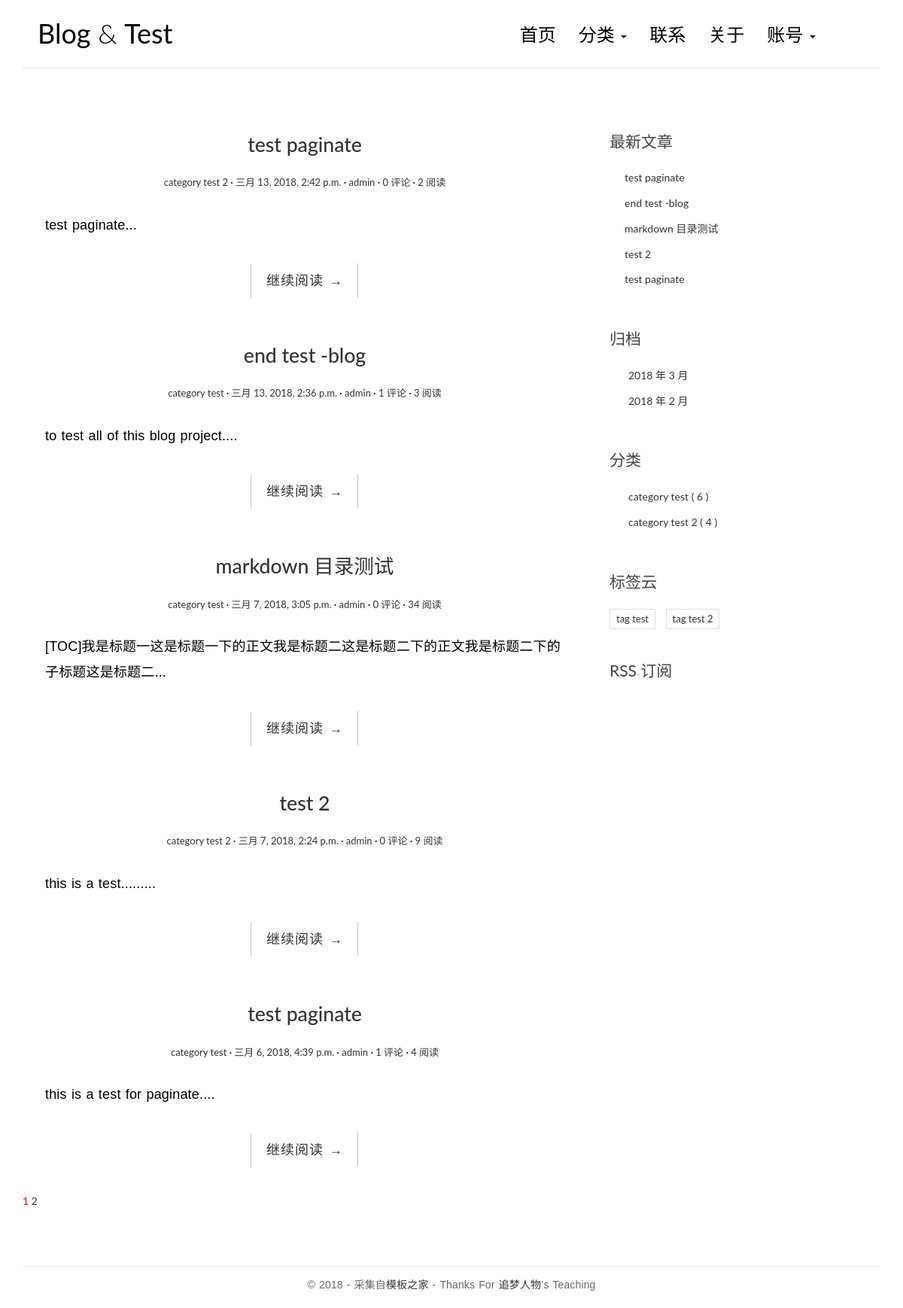
Before: / with the older database file.
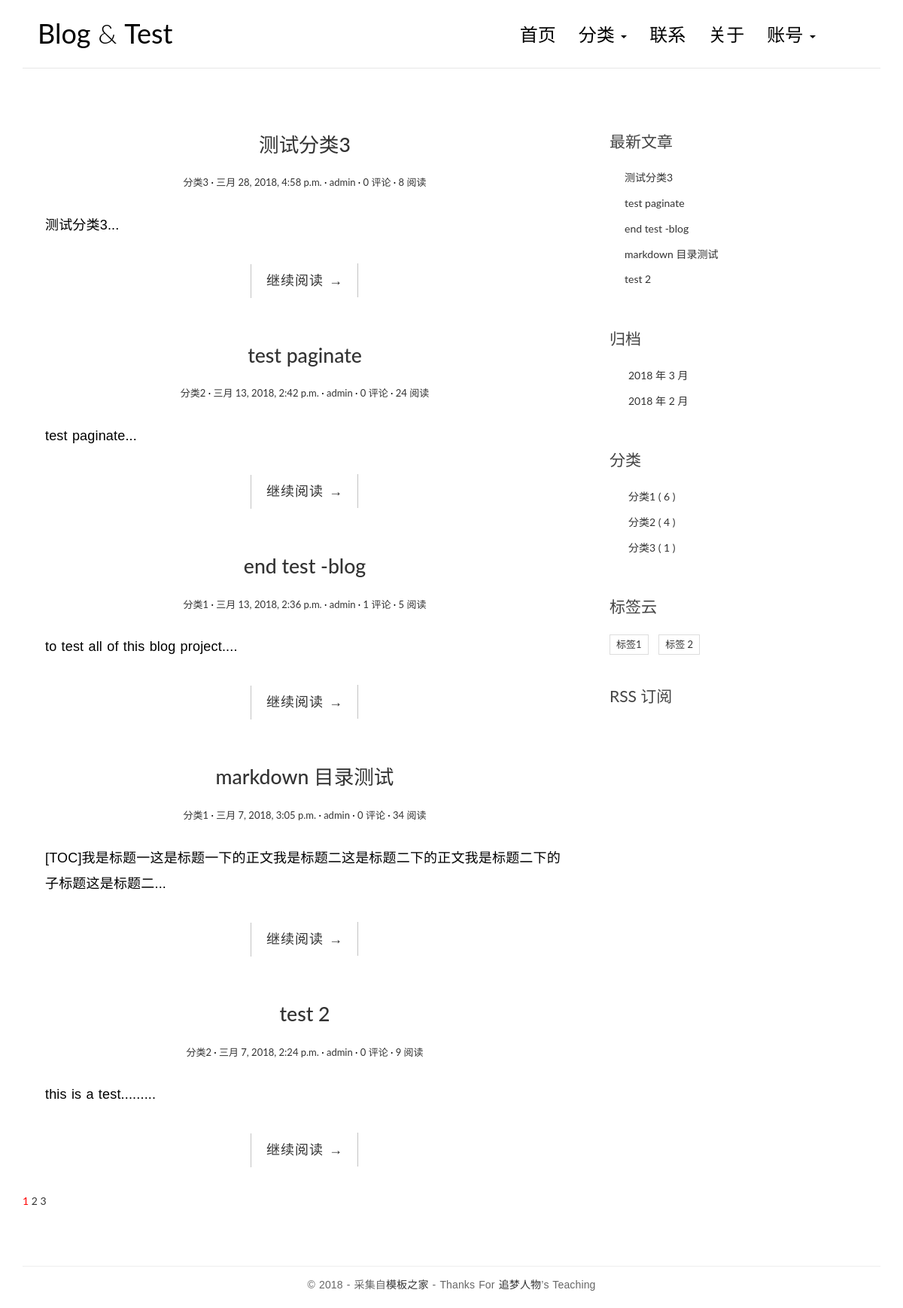
After: the same page with the newer database file.
### blog/models.py (models this page shows, shortened)
@python_2_unicode_compatible
class Post(models.Model):
    title = models.CharField(max_length=70,verbose_name='标题')
    body = models.TextField(verbose_name='正文')
    created_time = models.DateTimeField(verbose_name='创建时间')
    modified_time = models.DateTimeField(verbose_name='修改时间')
    excerpt = models.CharField(max_length=200, blank=True,verbose_name='摘要')
    category = models.ForeignKey(Category,verbose_name='类别')
    tags = models.ManyToManyField(Tag, blank=True,verbose_name='标签')
    author = models.ForeignKey(User,verbose_name='作者')
    views = models.PositiveIntegerField(default=0,verbose_name='浏览量')
    def get_absolute_url(self):
        return reverse('blog:detail', kwargs={'pk': self.pk})
    class Meta:
        ordering = ['-created_time']

@python_2_unicode_compatible
class Category(models.Model):
    name = models.CharField(max_length=100,verbose_name='类别名称')

@python_2_unicode_compatible
class Tag(models.Model):
    name = models.CharField(max_length=100,verbose_name='标签名称')

### blog/views.py (the view, shortened to what this page needs)
# urls.py: url(r'^$',views.IndexView.as_view(),name='index'),
class IndexView(ListView):
    model = Post
    template_name = 'blog/index.html'
    context_object_name = 'post_list'
    paginate_by = 5 #每页显示的文章数
    def get_context_data(self, **kwargs):
        context = super().get_context_data(**kwargs)
        paginator = context.get('paginator')
        page = context.get('page_obj')
        is_paginated = context.get('is_paginated')
        pagination_data = self.pagination_data(paginator, page, is_paginated)
        context.update(pagination_data)
        return context
    def pagination_data(self, paginator, page, is_paginated):
        if not is_paginated:
            return {}
        left = []
        right = []
        left_has_more = False
        right_has_more = False
        first = False
        last = False
        page_number = page.number
        total_pages = paginator.num_pages
        page_range = paginator.page_range
        if page_number == 1:
            right = page_range[page_number:page_number + 2]
            if right[-1] < total_pages - 1:
                right_has_more = True
            if right[-1] < total_pages:
                last = True
        elif page_number == total_pages:
            left = page_range[(page_number - 3) if (page_number - 3) > 0 else 0:page_number - 1]
            if left[0] > 2:
                left_has_more = True
            if left[0] > 1:
                first = True
        data = {
            'left': left,
            'right': right,
            'left_has_more': left_has_more,
            'right_has_more': right_has_more,
            'first': first,
            'last': last,
        }
        return data

### blog/templatetags/blog_tags.py (called while the page is built)
@register.simple_tag
def get_recent_posts(num=5):
    return Post.objects.all().order_by('-created_time')[:num]

@register.simple_tag
def archives():
    return Post.objects.dates('created_time','month',order='DESC')

@register.simple_tag
def get_categories():
    return Category.objects.annotate(num_posts=Count('post')).filter(num_posts__gt=0)

@register.simple_tag
def get_tags():
    return Tag.objects.annotate(num_posts=Count('post')).filter(num_posts__gt=0)

### templates/blog/index.html (shortened to what this page needs)
{% extends 'base.html' %}
{% block main %}
            	{% for post in post_list %}
                <article class="post post-{{ post.pk }}">
                    <header class="entry-header">
                        <h1 class="entry-title">
                            <a href="{{ post.get_absolute_url }}">{{ post.title }}</a>
                        </h1>
                        <div class="entry-meta">
                            <span class="post-category"><a href="{% url 'blog:category' post.category.pk %}">{{ post.category.name }}</a></span>
                            <span class="post-date"><a href="#"><time class="entry-date"
                                            datetime="{{ post.created_time }}">{{ post.created_time }}</time></a></span>
  													<span class="post-author"><a href="#">{{ post.author }}</a></span>
  													<span class="comments-link"><a href="{{ post.get_absolute_url }}#comment-area">{{ post.comment_set.count }} 评论</a></span>
  													<span class="views-count"><a href="{{ post.get_absolute_url }}">{{ post.views }} 阅读</a></span>
                        </div>
                    </header>
                    <div class="entry-content clearfix">
                        <p>{{ post.excerpt }}...</p>
                        <div class="read-more cl-effect-14">
                            <a href="{{ post.get_absolute_url }}" class="more-link">继续阅读 <span class="meta-nav">→</span></a>
                        </div>
                    </div>
                </article>
                {% empty %}
                	<div class="no-post">暂时还没有发布的文章！</div>
                {% endfor %}
                {% if is_paginated %}
								<div class="pagination">
  								<a href="?page={{ page_obj.number }}" style="color: red">{{ page_obj.number }}</a>
  								{% if right %}
   									{% for i in right %}
        							<a href="?page={{ i }}">{{ i }}</a>
    								{% endfor %}
  								{% endif %}
								</div>
								{% endif %}
{% endblock main %}

### templates/base.html (shortened to what this page needs)
{% load staticfiles %}
{% load blog_tags %}
<!DOCTYPE html>
<html>
<head>
    <link rel="stylesheet" href="http://code.ionicframework.com/ionicons/2.0.1/css/ionicons.min.css">
    <link rel="stylesheet" href="{% static 'blog/css/bootstrap.min.css' %}">
    <link rel="stylesheet" href="{% static 'blog/css/pace.css' %}">
    <link rel="stylesheet" href="{% static 'blog/css/custom.css' %}">
    <link rel="stylesheet" href="{% static 'blog/css/highlights/github.css' %}">
</head>
<body>
<div class="container">
    <header id="site-header">
        <div class="row">
            <div class="col-md-4 col-sm-5 col-xs-8">
                <div class="logo">
                    <h1><a href="{% url 'blog:index' %}"><b>Blog</b> &amp; <b>Test</b></a></h1>
                </div>
            </div>
            <div class="col-md-8 col-sm-7 col-xs-4">
                <nav class="main-nav" role="navigation">
                    <div class="collapse navbar-collapse" id="bs-example-navbar-collapse-1">
                        <ul class="nav navbar-nav navbar-right">
                            <li class="cl-effect-11"><a href="{% url 'blog:index' %}" data-hover="首页">首页</a></li>
														<li class="dropdown">
															<a href="#" class="cl-effect-11" data-toggle="dropdown" data-hover="分类">
																分类
																<b class="caret"></b>
															</a>
                    						{% get_categories as category_list %}
														</li>
                           <li class="cl-effect-11"><a href="{% url 'blog:contact' %}" data-hover="联系">联系</a></li>
                           <li class="cl-effect-11"><a href="{% url 'blog:about' %}" data-hover="关于">关于</a></li>
                           <li class="dropdown">
															<a href="#" class="cl-effect-11" data-toggle="dropdown">
																账号
																<b class="caret"></b>
															</a>
														</li>
                        </ul>
                    </div>
               </nav>
            </div>
        </div>
    </header>
</div>
<div class="content-body">
    <div class="container">
        <div class="row">
            <main class="col-md-8">
            	{% block main %}
            	{% endblock main %}
            </main>
            <aside class="col-md-4">
                <div class="widget widget-recent-posts">
                    <h3 class="widget-title">最新文章</h3>
                    {% get_recent_posts as recent_post_list %}
                    <ul>
                    	{% for post in recent_post_list %}
                        <li>
                            <a href="{{ post.get_absolute_url }}">{{ post.title }}</a>
                        </li>
                        {% empty %}
                        暂无文章！
                        {% endfor %}
                    </ul>
                </div>
                <div class="widget widget-archives">
                    <h3 class="widget-title">归档</h3>
                    {% archives as date_list %}
                    <ul>
                    	{% for date in date_list %}
                        <li>
                            <a href="{% url 'blog:archives' date.year date.month %}">{{ date.year }} 年 {{ date.month}} 月</a>
                        </li>
                        {% empty %}
                        暂无归档！
                        {% endfor %}
                    </ul>
                </div>
                <div class="widget widget-category">
                    <h3 class="widget-title">分类</h3>
                    {% get_categories as category_list %}
                    <ul>
                    	  {% for category in category_list %}
                        <li>
                            <a href="{% url 'blog:category' category.pk %}">{{ category.name }} <span class="post-count">( {{ category.num_posts }} )</span></a>
                        </li>
                        {% empty %}
                        暂无分类！
                        {% endfor %}
                    </ul>
                </div>
                <div class="widget widget-tag-cloud">
                    <h3 class="widget-title">标签云</h3>
                    {% get_tags as tag_list %}
                    <ul>
                    	{% for tag in tag_list  %}
                        <li>
                            <a href="{% url 'blog:tag' tag.pk %}">{{ tag.name }}</a>
                        </li>
                      {% empty %}
                      	暂无标签！
                      {% endfor %}
                    </ul>
                </div>
                <div class="rss">
                    <a href="{% url 'rss' %}"> RSS 订阅</a>
                </div>
            </aside>
        </div>
    </div>
</div>
<footer id="site-footer">
    <div class="container">
        <div class="row">
            <div class="col-md-12">
                <p class="copyright">&copy 2018 - 采集自<a href="http://www.cssmoban.com/"
                                                        target="_blank" title="模板之家">模板之家</a>
                    - Thanks For <a href="http://zmrenwu.com/" title="" target="_blank">追梦人物</a>’s Teaching
                </p>
            </div>
        </div>
    </div>
</footer>
</body>
</html>

### blog/static/blog/css/custom.css (style rules this page uses)
* { outline: none; }
h1, h2, h3, h4, h5, h6 { margin-top: 0; }
b { font-weight: 400; }
a { color: #333; }
body { color: #444; font-family: 'Lato', sans-serif; }
p { font-family: 'Ubuntu', sans-serif; font-weight: 400; word-spacing: 1px; letter-spacing: 0.01em; }
#site-header { background-color: #FFF; padding: 25px 20px; margin-bottom: 40px; border-bottom: 1px solid #e7e7e7; }
.logo h1 a { color: #000; }
.logo h1 { margin: 0; font-family: 'Lato', sans-serif; font-weight: 300; }
.main-nav { margin-top: 11px; max-width: 95%; }
.main-nav a { color: #000000 !important; padding: 0 0 5px 0 !important; margin-right: 30px; font-family: 'Lato', sans-serif; font-weight: 300; font-size: 24px; }
.cl-effect-11 a { padding: 10px 0; color: #0972b4; text-shadow: none; }
.cl-effect-11 a::before { position: absolute; top: 0; left: 0; overflow: hidden; padding: 0 0 5px 0 !important; max-width: 0; border-bottom: 1px solid #000; color: #000; content: attr(data-hover); white-space: nowrap; -webkit-transition: max-width 0.5s; -moz-transition: max-width 0.5s; transition: max-width 0.5s; }
.content-body { padding-bottom: 4em; }
.post { background: #fff; padding: 30px 30px 0; }
.entry-title { text-align: center; font-size: 1.9em; margin-bottom: 20px; line-height: 1.6; padding: 10px 20px 0; }
.entry-meta { text-align: center; color: #DDDDDD; font-size: 13px; margin-bottom: 30px; }
.entry-content { font-size: 18px; line-height: 1.9; font-weight: 300; color: #000; }
.post-category::after, .post-date::after, .post-author::after, .comments-link::after { content: ' ·'; color: #000; }
.read-more { font-family: 'Ubuntu', sans-serif; font-weight: 400; word-spacing: 1px; letter-spacing: 0.01em; text-align: center; margin-top: 20px; }
.cl-effect-14 a { padding: 0 20px; height: 45px; line-height: 45px; position: relative; display: inline-block; margin: 15px 25px; letter-spacing: 1px; font-weight: 400; text-shadow: 0 0 1px rgba(255, 255, 255, 0.3); }
.cl-effect-14 a::before, .cl-effect-14 a::after { position: absolute; width: 45px; height: 1px; background: #C3C3C3; content: ''; -webkit-transition: all 0.3s; -moz-transition: all 0.3s; transition: all 0.3s; pointer-events: none; }
.cl-effect-14 a::before { top: 0; left: 0; -webkit-transform: rotate(90deg); -moz-transform: rotate(90deg); transform: rotate(90deg); -webkit-transform-origin: 0 0; -moz-transform-origin: 0 0; transform-origin: 0 0; }
.cl-effect-14 a::after { right: 0; bottom: 0; -webkit-transform: rotate(90deg); -moz-transform: rotate(90deg); transform: rotate(90deg); -webkit-transform-origin: 100% 0; -moz-transform-origin: 100% 0; transform-origin: 100% 0; }
.widget { background: #fff; padding: 30px 0 0; }
.widget-title { font-size: 1.5em; margin-bottom: 20px; line-height: 1.6; padding: 10px 0 0; font-weight: 400; }
.widget-recent-posts ul { padding: 0; margin: 0; padding-left: 20px; }
.widget-recent-posts ul li { list-style-type: none; position: relative; line-height: 170%; margin-bottom: 10px; }
.widget-recent-posts ul li::before { content: '\f3d3'; font-family: "Ionicons"; position: absolute; left: -17px; top: 3px; font-size: 16px; color: #000; }
.widget-archives ul { padding: 0; margin: 0; padding-left: 25px; }
.widget-archives ul li { list-style-type: none; position: relative; line-height: 170%; margin-bottom: 10px; }
.widget-archives ul li::before { content: '\f3f3'; font-family: "Ionicons"; position: absolute; left: -25px; top: 1px; font-size: 16px; color: #000; }
.widget-category ul { padding: 0; margin: 0; padding-left: 25px; }
.widget-category ul li { list-style-type: none; position: relative; line-height: 170%; margin-bottom: 10px; }
.widget-category ul li::before { content: '\f3fe'; font-family: "Ionicons"; position: absolute; left: -25px; top: 1px; font-size: 18px; color: #000; }
.widget-tag-cloud ul { padding: 0; margin: 0; margin-right: -10px; }
.widget-tag-cloud ul li { list-style-type: none; font-size: 13px; display: inline-block; margin-right: 10px; margin-bottom: 10px; padding: 3px 8px; border: 1px solid #ddd; }
.rss { font-size: 21px; margin-top: 30px; }
.rss a { color: #444; }
#site-footer { padding-top: 10px; padding: 0 0 1.5em 0; }
.copyright { text-align: center; padding-top: 1em; margin: 0; border-top: 1px solid #eee; color: #666; }

Changed rows visible on the page:
no longer on this page (row unchanged): Post: title "test paginate", category.name "category test", created_time "三月 6, 2018, 4:39 p.m.", author "admin", comment_set.count "1", views "4", excerpt "this is a test for paginate."
added Post: title "测试分类3", category.name "分类3", created_time "三月 28, 2018, 4:58 p.m.", author "admin", comment_set.count "0", views "8", excerpt "测试分类3"
changed Post "test paginate": category.name "category test 2" → "分类2"; views "2" → "24"
changed Post "end test -blog": category.name "category test" → "分类1"; views "3" → "5"
changed through a linked row, Post "markdown 目录测试": category.name "category test" → "分类1"
changed through a linked row, Post "test 2": category.name "category test 2" → "分类2"
changed Category (number 1 of 3 on the later page): name "category test" → "分类1"
changed Category (number 2 of 3 on the later page): name "category test 2" → "分类2"
added Category: name "分类3", num_posts "1"
changed Tag (number 1 of 2 on the later page): name "tag test" → "标签1"
changed Tag (number 2 of 2 on the later page): name "tag test 2" → "标签 2"
Other visible differences:
new list line: "3"
